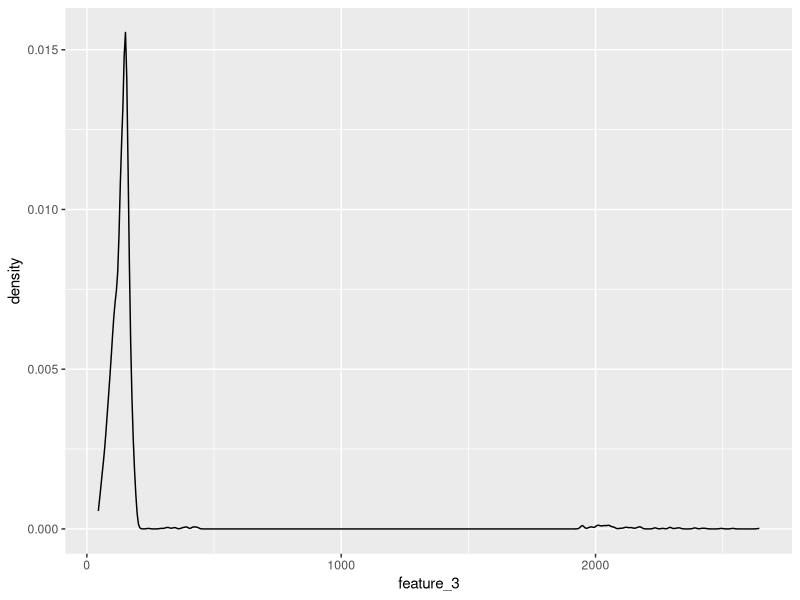
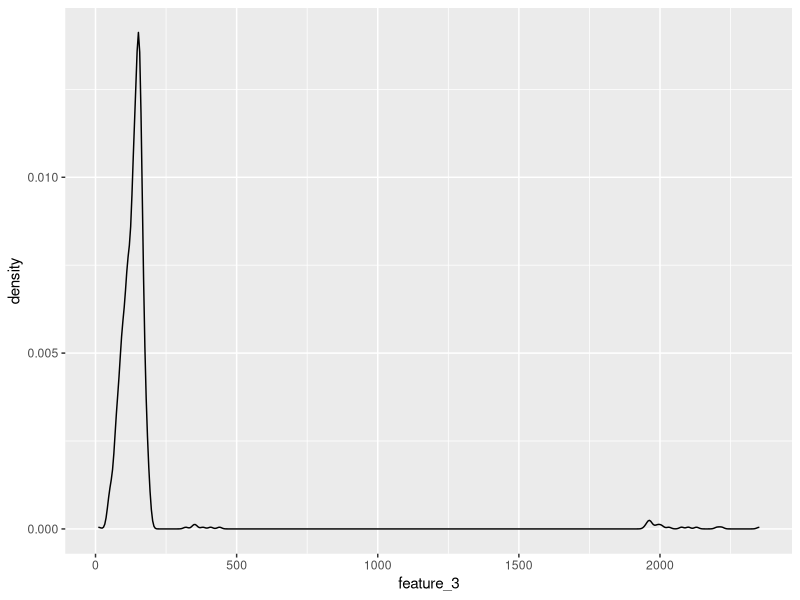

The R source for these figures, in order: (Note: this script raises an error after producing the figures.)
## ---- chunk 1
library(tidyverse)
train <- read.csv(file="FITB_train.csv",header=TRUE)
test <- read.csv(file="FITB_test.csv",header=TRUE)
## ---- chunk 2
library(ggplot2)
ggplot(data=train,aes(feature_3)) + geom_density()
ggplot(data=test,aes(feature_3)) + geom_density()
## ---- chunk 3
train$key <- row.names(train)
feature_3_winsor <- data.frame(feature_3 = train$feature_3, key = row.names(train))
feature_3_winsor_clean <- na.omit(feature_3_winsor)

feature_3_winsor_clean <- feature_3_winsor_clean %>%
  mutate(z_score = (feature_3 - mean(feature_3)) / sd(feature_3),percentile = ecdf(feature_3)(feature_3) * 100)

feature_3_winsor_clean <- feature_3_winsor_clean[!(feature_3_winsor_clean[, 4] < 1 | feature_3_winsor_clean[, 4] > 99), ]

non_matching_keys <- anti_join(train, feature_3_winsor_df, by = "key")$key

train <- train %>% mutate(feature_3 = ifelse(key %in% non_matching_keys, NA, feature_3))

colnames(train)[3] <- "feature_3_winsor"
## ---- chunk 4
ggplot(data=train,aes(feature_3_winsor)) + geom_density()
## ---- chunk 5
train[is.na(train[,3]),3] <- median(feature_3_winsor_clean$feature_3)

colnames(train)[3] <- "feature_3_impute"
